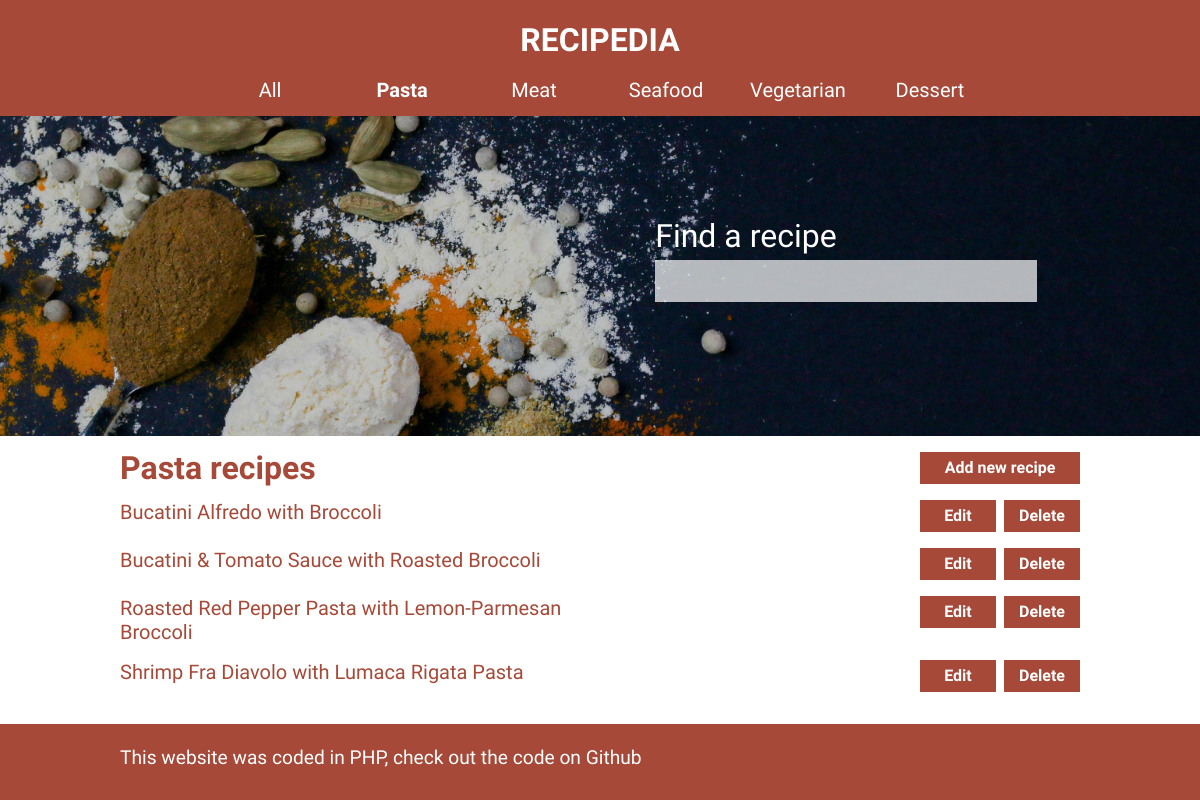
/pasta.php, run on the app's committed database.
### tables this page shows
CREATE TABLE `recipes` (
  `id` int(11) NOT NULL,
  `featured_photo` int(11) DEFAULT NULL,
  `title` varchar(1000) NOT NULL,
  `category_id` int(11) NOT NULL,
  `description` longtext NOT NULL,
  `ingredients_description` longtext NOT NULL,
  `step_1_description` longtext NOT NULL,
  `step_2_description` longtext NOT NULL,
  `step_3_description` longtext NOT NULL,
  `step_4_description` longtext NOT NULL,
  `step_5_description` longtext NOT NULL,
  `step_6_description` longtext NOT NULL,
  `step_7_description` longtext NOT NULL,
  `step_8_description` longtext NOT NULL,
  `step_9_description` longtext NOT NULL,
  `step_10_description` longtext NOT NULL,
  `date_created` datetime NOT NULL,
  `date_updated` datetime NOT NULL
);

### includes/recipe-listing.php (the view)
<div id="recipe-listing">
    <?php
        while($row = mysqli_fetch_assoc($results)){
            echo "<div class='recipe-detail'>";
            echo "<a href='recipe-detail.php?id=" . $row["id"] . "' class='recipe-link'>";
            echo $row["title"];
            echo "</a>";
            echo "<div class='adminTasks'>";
            echo "<a class='admin-button' id='edit-button' href='edit.php?id=" . $row["id"] ."'>Edit</a>";
            echo "<a class='admin-button' id='delete-button' href='delete.php?id=" . $row["id"] ."'>Delete</a>";
            echo "</div>";
            echo "</div>";
        }
    ?>
</div>

### styles/global.css (style rules this page uses)
body { box-sizing: border-box; font-family: Catamaran; display: flex; flex-direction: column; height: 100vh; }

### styles/index.css (style rules this page uses)
a { text-decoration: none; }
.adminTasks { display: flex; justify-content: center; justify-self: end; gap: 0.5rem; width: 10rem; }
.admin-button { background-color: #A64938; border: none; color: #FFFFFF; font-size: 1rem; height: 1rem; padding: 0.5rem 0; text-align: center; width: 5rem; }
.recipe-detail { display: grid; grid-template-columns: 1fr 1fr; margin: 1rem 0; }
.recipe-link { color: #A64938; font-size: 1.25rem; font-weight: 400; line-height: 1.5rem; }

### data on the page
recipes: title "Bucatini Alfredo with Broccoli"
recipes: title "Bucatini & Tomato Sauce with Roasted Broccoli"
recipes: title "Roasted Red Pepper Pasta with Lemon-Parmesan Broccoli"
recipes: title "Shrimp Fra Diavolo with Lumaca Rigata Pasta"
